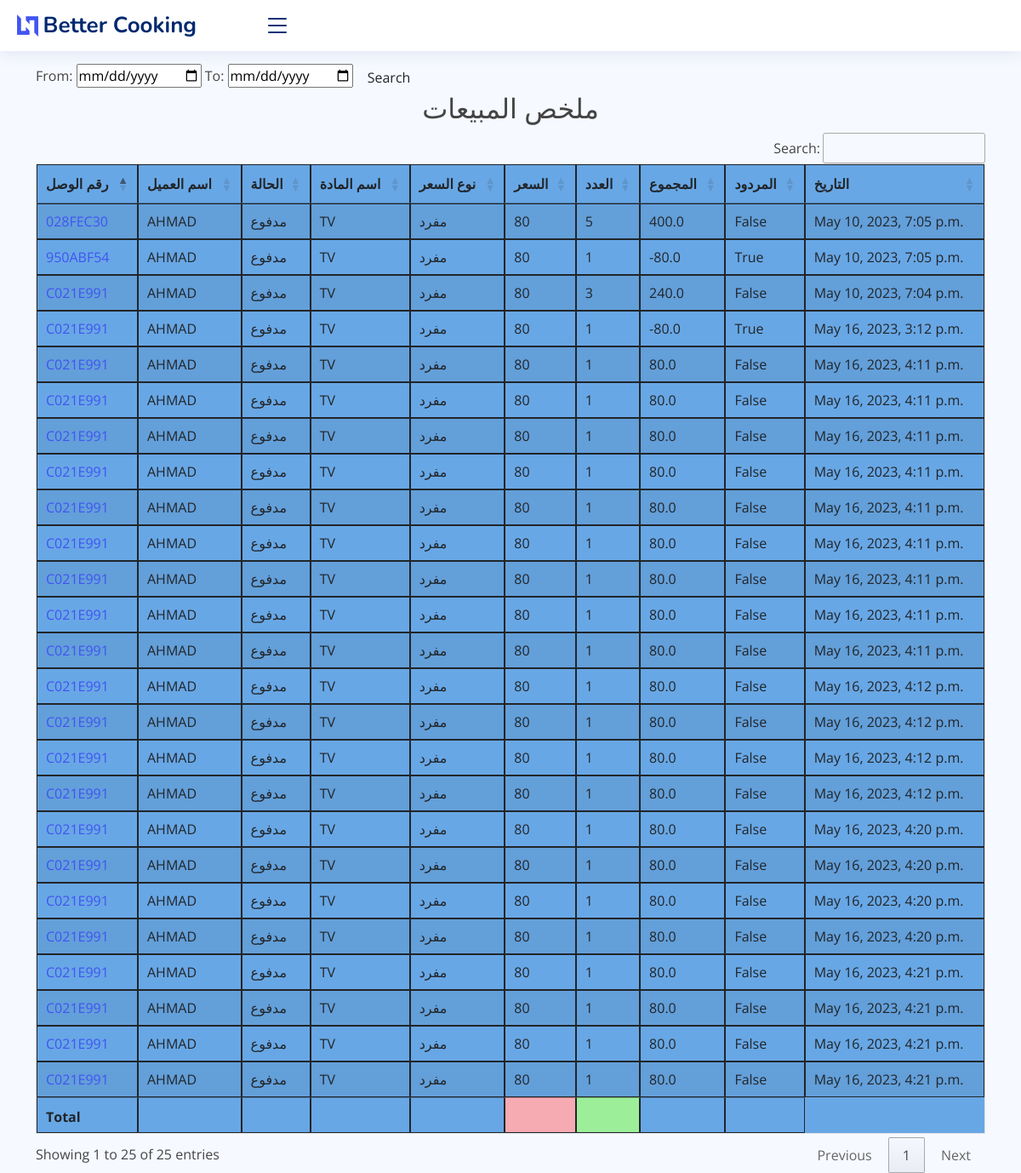
Page /sales_report on the committed database.
### core/models.py (models this page shows, shortened)
class SaleItem(models.Model):
    sales_invoice = models.ForeignKey(SaleInvoice, on_delete=models.CASCADE)
    item = models.ForeignKey(Item, on_delete=models.CASCADE)
    qty = models.PositiveSmallIntegerField(default=1)
    total_amt = models.FloatField(editable=False, default=0)
    sale_date = models.DateTimeField(auto_now_add=True)
    is_returned = models.BooleanField(default=False)
    sub_total = models.FloatField(validators=[MinValueValidator(0.01)], default=0)
    discount_type = models.CharField(max_length=10, choices=(
        ('amount', 'Amount'),
        ('percentage', 'Percentage')
    ), blank=True)
    discount_value = models.FloatField(blank=True, null=True)
    class Meta:
        verbose_name_plural = '9. Sales Item'

class SaleInvoice(models.Model):
    STATUS = (
        ('مدفوع', 'مدفوع'),
        ('غير مدفوع', 'غير مدفوع'),
        ('المردود', 'المردود'),
        ('الإلغاء', 'الإلغاء'),
    )
    invoice_number = models.CharField(max_length=8, unique=True, editable=False)
    customer_name = models.ForeignKey(Customer, on_delete=models.CASCADE)
    date = models.DateTimeField(auto_now_add=True)
    status = models.CharField(max_length=10, choices=STATUS, default='مدفوع', blank=True)
    class Meta:
        verbose_name_plural = '3. Sale Invoice'

class Customer(models.Model):
    customer_name = models.CharField(max_length=50, blank=True)
    customer_mobile = models.CharField(max_length=50, blank=True)
    customer_address = models.TextField(blank=True)
    city = models.CharField(max_length=50, blank=True)
    class Meta:
        verbose_name_plural = '2. Customers'
    def __str__(self):
        return self.customer_name

class Item(models.Model):
    PRICELIST = (
        ('مفرد', 'مفرد'),
        ('جملة', 'جملة'),
        ('شراء', 'شراء'),
        ('قسط', 'قسط'),
    )
    name = models.CharField(max_length=255)
    price = models.PositiveIntegerField(default=1)
    price_list = models.CharField(max_length=8, choices=PRICELIST, default='مفرد')
    class Meta:
        verbose_name_plural = 'Items'

### core/views.py (the view)
# urls.py: path('sales_report', views.sales_repoert, name="sales_report"),
def sales_repoert(request):
    s_reports = SaleItem.objects.select_related()
    myFilter = Sales_Filter(request.GET, queryset=s_reports)
    s_reports = myFilter.qs
    context = {'s_reports': s_reports, 'myFilter': myFilter}
    return render(request, 'core/reports/sales_report.html', context)

### core/templates/core/reports/sales_report.html (shortened to what this page needs)
{% extends 'core/base.html' %}
{% block content %}
    <br>
    <br> <br>
    <form class="form-a">
        From: <input type="date" value={{ myFilter.form.max_date }}</input>
        To: <input type="date" value={{ myFilter.form.min_date }}</input>
        <button type="submit" class="btn btn-b">Search</button>
    </form>
    <h2 class="text-center"> ملخص المبيعات </h2>
    <table id="example1" class="table table-striped" style="background-color: #68a7e5">
        <thead>
        <tr>
            <th>رقم الوصل</th>
            <th>اسم العميل</th>
            <th>الحالة</th>
            <th>اسم المادة</th>
            <th>نوع السعر</th>
            <th> السعر</th>
            <th>العدد</th>
            <th>المجموع</th>
            <th>المردود</th>
            <th>التاريخ</th>
        </tr>
        </thead>
        <tbody>
        {% for i in  s_reports %}
            <tr>
                <td><a href="{% url 'single_sale' i.sales_invoice.id %}">{{ i.sales_invoice.invoice_number }}</a></td>
                <td>{{ i.sales_invoice.customer_name }}</td>
                <td>{{ i.sales_invoice.status }}</td>
                <td>{{ i.item.name }}</td>
                <td>{{ i.item.price_list }}</td>
                <td>{{ i.item.price }}</td>
                <td>{{ i.qty }}</td>
                <td>{{ i.total_amt }}</td>
                <td>{{ i.is_returned }}</td>
                <td>{{ i.sale_date }}</td>
            </tr>
        {% endfor %}
        </tbody>
        <tfoot>
        <th></th>
        <th></th>
        <th></th>
        <th></th>
        <th></th>
        <th style="background-color: #f6aab2"></th>
        <th style="background-color: #9cee99"></th>
        <th></th>
        <th></th>
        </tfoot>
    </table>
{% endblock %}

### static/core/assets/css/style.css (style rules this page uses)
:root { scroll-behavior: smooth; }
body { font-family: "Open Sans", sans-serif; background: #f6f9ff; color: #444444; }
a { color: #4154f1; text-decoration: none; }
h1, h2, h3, h4, h5, h6 { font-family: "Nunito", sans-serif; }

### rows in the picture
SaleItem: sales_invoice.invoice_number "C021E991", sales_invoice.customer_name "AHMAD", sales_invoice.status "مدفوع", item.name "TV", item.price_list "مفرد", item.price "80", qty "3", total_amt "240.0", is_returned "False", sale_date "May 10, 2023, 7:04 p.m."
SaleItem: sales_invoice.invoice_number "950ABF54", sales_invoice.customer_name "AHMAD", sales_invoice.status "مدفوع", item.name "TV", item.price_list "مفرد", item.price "80", qty "1", total_amt "-80.0", is_returned "True", sale_date "May 10, 2023, 7:05 p.m."
SaleItem: sales_invoice.invoice_number "028FEC30", sales_invoice.customer_name "AHMAD", sales_invoice.status "مدفوع", item.name "TV", item.price_list "مفرد", item.price "80", qty "5", total_amt "400.0", is_returned "False", sale_date "May 10, 2023, 7:05 p.m."
SaleItem: sales_invoice.invoice_number "C021E991", sales_invoice.customer_name "AHMAD", sales_invoice.status "مدفوع", item.name "TV", item.price_list "مفرد", item.price "80", qty "1", total_amt "-80.0", is_returned "True", sale_date "May 16, 2023, 3:12 p.m."
SaleItem: sales_invoice.invoice_number "C021E991", sales_invoice.customer_name "AHMAD", sales_invoice.status "مدفوع", item.name "TV", item.price_list "مفرد", item.price "80", qty "1", total_amt "80.0", is_returned "False", sale_date "May 16, 2023, 4:11 p.m."
SaleItem: sales_invoice.invoice_number "C021E991", sales_invoice.customer_name "AHMAD", sales_invoice.status "مدفوع", item.name "TV", item.price_list "مفرد", item.price "80", qty "1", total_amt "80.0", is_returned "False", sale_date "May 16, 2023, 4:11 p.m."
SaleItem: sales_invoice.invoice_number "C021E991", sales_invoice.customer_name "AHMAD", sales_invoice.status "مدفوع", item.name "TV", item.price_list "مفرد", item.price "80", qty "1", total_amt "80.0", is_returned "False", sale_date "May 16, 2023, 4:11 p.m."
SaleItem: sales_invoice.invoice_number "C021E991", sales_invoice.customer_name "AHMAD", sales_invoice.status "مدفوع", item.name "TV", item.price_list "مفرد", item.price "80", qty "1", total_amt "80.0", is_returned "False", sale_date "May 16, 2023, 4:11 p.m."
SaleItem: sales_invoice.invoice_number "C021E991", sales_invoice.customer_name "AHMAD", sales_invoice.status "مدفوع", item.name "TV", item.price_list "مفرد", item.price "80", qty "1", total_amt "80.0", is_returned "False", sale_date "May 16, 2023, 4:11 p.m."
SaleItem: sales_invoice.invoice_number "C021E991", sales_invoice.customer_name "AHMAD", sales_invoice.status "مدفوع", item.name "TV", item.price_list "مفرد", item.price "80", qty "1", total_amt "80.0", is_returned "False", sale_date "May 16, 2023, 4:11 p.m."
SaleItem: sales_invoice.invoice_number "C021E991", sales_invoice.customer_name "AHMAD", sales_invoice.status "مدفوع", item.name "TV", item.price_list "مفرد", item.price "80", qty "1", total_amt "80.0", is_returned "False", sale_date "May 16, 2023, 4:11 p.m."
SaleItem: sales_invoice.invoice_number "C021E991", sales_invoice.customer_name "AHMAD", sales_invoice.status "مدفوع", item.name "TV", item.price_list "مفرد", item.price "80", qty "1", total_amt "80.0", is_returned "False", sale_date "May 16, 2023, 4:11 p.m."
SaleItem: sales_invoice.invoice_number "C021E991", sales_invoice.customer_name "AHMAD", sales_invoice.status "مدفوع", item.name "TV", item.price_list "مفرد", item.price "80", qty "1", total_amt "80.0", is_returned "False", sale_date "May 16, 2023, 4:11 p.m."
SaleItem: sales_invoice.invoice_number "C021E991", sales_invoice.customer_name "AHMAD", sales_invoice.status "مدفوع", item.name "TV", item.price_list "مفرد", item.price "80", qty "1", total_amt "80.0", is_returned "False", sale_date "May 16, 2023, 4:12 p.m."
SaleItem: sales_invoice.invoice_number "C021E991", sales_invoice.customer_name "AHMAD", sales_invoice.status "مدفوع", item.name "TV", item.price_list "مفرد", item.price "80", qty "1", total_amt "80.0", is_returned "False", sale_date "May 16, 2023, 4:12 p.m."
SaleItem: sales_invoice.invoice_number "C021E991", sales_invoice.customer_name "AHMAD", sales_invoice.status "مدفوع", item.name "TV", item.price_list "مفرد", item.price "80", qty "1", total_amt "80.0", is_returned "False", sale_date "May 16, 2023, 4:12 p.m."
SaleItem: sales_invoice.invoice_number "C021E991", sales_invoice.customer_name "AHMAD", sales_invoice.status "مدفوع", item.name "TV", item.price_list "مفرد", item.price "80", qty "1", total_amt "80.0", is_returned "False", sale_date "May 16, 2023, 4:12 p.m."
SaleItem: sales_invoice.invoice_number "C021E991", sales_invoice.customer_name "AHMAD", sales_invoice.status "مدفوع", item.name "TV", item.price_list "مفرد", item.price "80", qty "1", total_amt "80.0", is_returned "False", sale_date "May 16, 2023, 4:20 p.m."
SaleItem: sales_invoice.invoice_number "C021E991", sales_invoice.customer_name "AHMAD", sales_invoice.status "مدفوع", item.name "TV", item.price_list "مفرد", item.price "80", qty "1", total_amt "80.0", is_returned "False", sale_date "May 16, 2023, 4:20 p.m."
SaleItem: sales_invoice.invoice_number "C021E991", sales_invoice.customer_name "AHMAD", sales_invoice.status "مدفوع", item.name "TV", item.price_list "مفرد", item.price "80", qty "1", total_amt "80.0", is_returned "False", sale_date "May 16, 2023, 4:20 p.m."
SaleItem: sales_invoice.invoice_number "C021E991", sales_invoice.customer_name "AHMAD", sales_invoice.status "مدفوع", item.name "TV", item.price_list "مفرد", item.price "80", qty "1", total_amt "80.0", is_returned "False", sale_date "May 16, 2023, 4:20 p.m."
SaleItem: sales_invoice.invoice_number "C021E991", sales_invoice.customer_name "AHMAD", sales_invoice.status "مدفوع", item.name "TV", item.price_list "مفرد", item.price "80", qty "1", total_amt "80.0", is_returned "False", sale_date "May 16, 2023, 4:21 p.m."
SaleItem: sales_invoice.invoice_number "C021E991", sales_invoice.customer_name "AHMAD", sales_invoice.status "مدفوع", item.name "TV", item.price_list "مفرد", item.price "80", qty "1", total_amt "80.0", is_returned "False", sale_date "May 16, 2023, 4:21 p.m."
SaleItem: sales_invoice.invoice_number "C021E991", sales_invoice.customer_name "AHMAD", sales_invoice.status "مدفوع", item.name "TV", item.price_list "مفرد", item.price "80", qty "1", total_amt "80.0", is_returned "False", sale_date "May 16, 2023, 4:21 p.m."
SaleItem: sales_invoice.invoice_number "C021E991", sales_invoice.customer_name "AHMAD", sales_invoice.status "مدفوع", item.name "TV", item.price_list "مفرد", item.price "80", qty "1", total_amt "80.0", is_returned "False", sale_date "May 16, 2023, 4:21 p.m."
